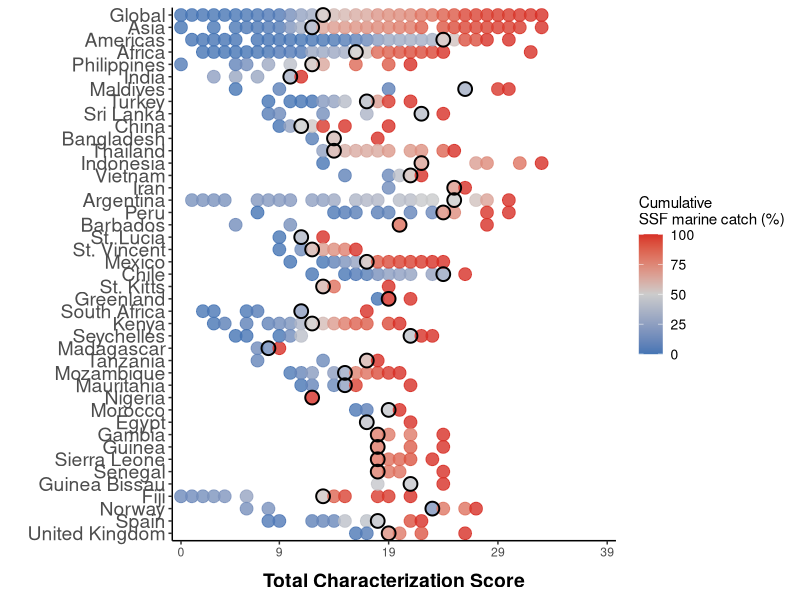

Recreate this plot in R.

# Alba Aguion, (alba.aguion@duke.edu)
# September 30, 2024
# Paper figure ssf catch distribution along the characterization score at global, regional and national levels

# package load
library(dplyr)
library(ggplot2)
library(forcats)

# disable scientific notation
options(scipen = 999)

# read dataset
catch_char_country <- read.csv("Fig_characterization_catch.csv")

# set factors
catch_char_country <- catch_char_country %>% mutate_at(vars("country", "region", "total_marine_char"), factor) 

## Cumulative catch at the global level (panel a)

# Summing catch per year by characterization score
catch_calculations1 <- catch_char_country %>%
  group_by(total_marine_char) %>%
  summarise(across(starts_with("characterized_catch"), sum, na.rm = TRUE))

catch_calculations1 <- catch_calculations1 %>% mutate(across(-1, ~ na_if(., 0)))
catch_calculations1 <- catch_calculations1 %>% arrange(total_marine_char)

# Calculate the annual average catches per characterization score
catch_calculations1 <- catch_calculations1 %>%
  mutate(annual_average_catch = rowMeans(select(., starts_with("characterized_catch")), na.rm = TRUE))

# Calculate the cumulative catch and the percentage of cumulative catch per characterization score
cum_catch_global <- catch_calculations1 %>%
  mutate(cumulative_catch = cumsum(annual_average_catch),
         cumulative_catch_percentage = (cumulative_catch / sum(annual_average_catch)) * 100)

cum_catch_global$geog_resolution   <- "global"
cum_catch_global$lowest_resolution <- "Global"

## Cumulative catch at the global level (panel b)

# Summing catch per year by characterization score
catch_calculations2 <- catch_char_country %>%
  group_by(total_marine_char, region) %>%
  filter(!region %in% c("Europe", "Oceania")) %>%
  summarise(across(starts_with("characterized_catch"), sum, na.rm = TRUE)) 

catch_calculations2 <- catch_calculations2 %>% mutate(across(-1, ~ na_if(., 0)))
catch_calculations2 <- catch_calculations2 %>% arrange(total_marine_char)

# Calculate the annual average catches per characterization score
catch_calculations2 <- catch_calculations2 %>% ungroup() %>% 
  mutate(annual_average_catch = rowMeans(select(., starts_with("characterized_catch")), na.rm = TRUE))

# Calculate the cumulative catch and the percentage of cumulative catch per characterization score
cum_catch_regional <- catch_calculations2 %>%  group_by(region) %>%
  mutate(cumulative_catch = cumsum(annual_average_catch),
         cumulative_catch_percentage = (cumulative_catch / sum(annual_average_catch)) * 100)

cum_catch_regional <- cum_catch_regional %>% arrange(region)
cum_catch_regional$geog_resolution   <- "regional"
colnames(cum_catch_regional)[colnames(cum_catch_regional) == "region"] <- "lowest_resolution"

## Cumulative catch at the country level (panel c)

# Calculate the annual average catches per characterization score
catch_calculations3 <- catch_char_country %>% 
  mutate(annual_average_catch = rowMeans(select(., starts_with("characterized_catch")), na.rm = TRUE))

# Calculate the cumulative catch and the percentage of cumulative catch per characterization score
cum_catch_country <- catch_calculations3 %>%  group_by (country) %>%
  mutate(cumulative_catch = cumsum(annual_average_catch),
         cumulative_catch_percentage = (cumulative_catch / sum(annual_average_catch)) * 100)

cum_catch_country <- cum_catch_country %>% arrange(country)
cum_catch_country$geog_resolution   <- "country"
colnames(cum_catch_country)[colnames(cum_catch_country) == "country"] <- "lowest_resolution"
cum_catch_country <- select(cum_catch_country, -region)

# Exclude countries with insufficient data at the country level
cum_catch_country <- cum_catch_country %>% filter(!lowest_resolution %in% c("Gabon", "Congo", "Congo DR", "Liberia"))


## Cumulative catch dataset ##
cum_catch_data <- rbind (cum_catch_global, cum_catch_regional, cum_catch_country)
cum_catch_data  <- cum_catch_data  %>% arrange(lowest_resolution)
rm(list = setdiff(ls(), "cum_catch_data"))


## Figure ##

# Organize the order from global, regional to national levels for the figure
cum_catch_data$lowest_resolution <- as.factor(cum_catch_data$lowest_resolution)
cum_catch_data$total_marine_char <- as.numeric(as.character(cum_catch_data$total_marine_char))

cum_catch_data$lowest_resolution <- factor(cum_catch_data$lowest_resolution, 
                                           
                levels = c( "Global", "Asia", "Americas", "Africa", # global (a) and regional (b)
                            
                            # national (c) ordered by region
                            "Philippines", "India", "Maldives","Turkey", "Sri Lanka","China","Bangladesh","Thailand","Indonesia","Vietnam", "Iran", 
                            "Argentina","Peru","Barbados","St. Lucia","St. Vincent","Mexico","Chile","St. Kitts","Greenland",  
                            
                            "South Africa", "Kenya", "Seychelles","Madagascar","Tanzania", "Mozambique","Mauritania","Nigeria","Morocco",
                            "Egypt", "Gambia", "Guinea","Sierra Leone","Senegal","Guinea Bissau", 
                                                     
                             "Fiji", "Norway", "Spain", "United Kingdom"))


# Find the closest cum_catch_per value to 50 for each country
closest_to_50 <- cum_catch_data %>%
  group_by(lowest_resolution) %>%
  filter(abs(cumulative_catch_percentage - 50) == min(abs(cumulative_catch_percentage - 50))) %>%
  ungroup()


# Plot with discrete points and circles for values closest to 50%
ggplot(cum_catch_data) +
  
  # Add discrete points for each country
  geom_point(aes(x = total_marine_char, y = fct_rev(lowest_resolution),
                 color = cumulative_catch_percentage), size = 4, alpha = 0.8) +
  
  # Add a circle at the closest cum_catch_per to 50 for each country
  geom_point(data = closest_to_50,
             aes(x = total_marine_char, y = fct_rev(lowest_resolution)),
             color = "black", shape = 21, size = 4, stroke = 1, fill = NA) +
  
  # Customize color scale for the points
  scale_color_gradient2(low = "#4575b4", mid = "#cccccc", high = "#d73027", 
                        midpoint = 50, 
                        limits = c(0, 100), 
                        na.value = "transparent") +
  
  scale_x_continuous(breaks= c(0, 9, 19, 29, 39), expand =c(0.02,0.02), limits =c(0,39)) +
  
  labs(x = "Total Characterization Score", y = "",
       color = "Cumulative\nSSF marine catch (%)") +
  
  theme_classic() +
  theme(axis.text.y = element_text(size = 14),
        axis.title.x = element_text(size = 14, face = "bold", margin = margin(t = 10, r = -4, b = 0, l = 0)),
        legend.position = "right",
        legend.text = element_text(size = 10))

# ggsave(filename = "characterization_catch_dot50.png", width = 7.79, height = 9.04)
